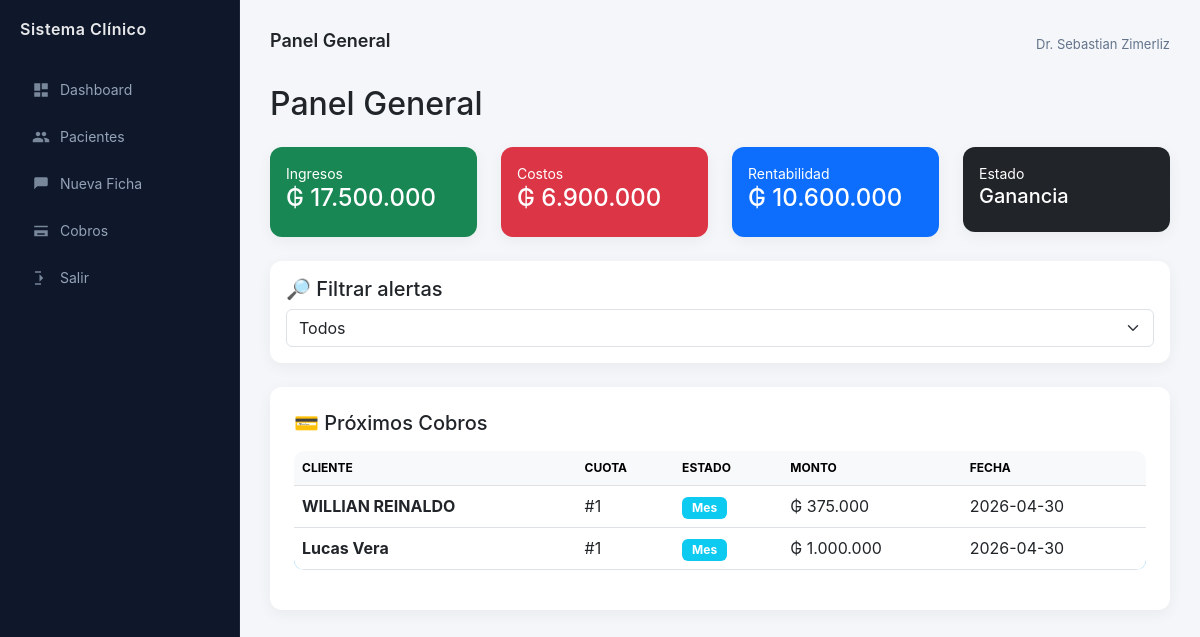
/ (signed in), run on the app's committed database.
### models.py (models this page shows)
class Cliente(db.Model):
    id = db.Column(db.Integer, primary_key=True)
    nombre = db.Column(db.String(100))
    ci = db.Column(db.String(20), unique=True)
    telefono = db.Column(db.String(20))

class Cuota(db.Model):
    id = db.Column(db.Integer, primary_key=True)
    pago_id = db.Column(db.Integer)
    numero = db.Column(db.Integer)
    monto = db.Column(db.Float)
    fecha_vencimiento = db.Column(db.Date)
    estado = db.Column(db.String(20), default="PENDIENTE")

### routes/dashboard.py (the view)
@app.route("/")
@login_required
def dashboard():
    fichas = Ficha.query.all()
    cuotas = Cuota.query.all()
    ingresos = sum((f.total or 0) for f in fichas)
    costos = sum((f.costo_total or 0) for f in fichas)
    rentabilidad = ingresos - costos
    hoy = date.today()
    alertas = []
    for c in cuotas:
        if c.estado == "PAGADO":
            continue
        if not c.fecha_vencimiento:
            continue
        dias = (c.fecha_vencimiento - hoy).days
        if dias < 0:
            estado = "VENCIDO"
        elif dias == 0:
            estado = "HOY"
        elif dias <= 7:
            estado = "SEMANA"
        elif dias <= 30:
            estado = "MES"
        else:
            continue
        pago = Pago.query.get(c.pago_id)
        ficha = Ficha.query.get(pago.ficha_id) if pago else None
        cliente = Cliente.query.get(ficha.cliente_id) if ficha else None
        alertas.append({
            "cliente": cliente.nombre if cliente else "Sin cliente",
            "cuota": c.numero,
            "estado": estado,
            "monto": gs(c.monto),
            "fecha": c.fecha_vencimiento
        })
    alertas.sort(key=lambda x: x["fecha"])
    return render_template(
        "dashboard.html",
        ingresos=gs(ingresos),
        costos=gs(costos),
        rentabilidad=gs(rentabilidad),
        alertas=alertas
    )

### app.py (called while the page is built)
@login_manager.user_loader
def load_user(user_id):
    return Usuario.query.get(int(user_id))

### routes/dashboard.py (called while the page is built)
def gs(valor):
    return "₲ {:,.0f}".format(valor).replace(",", ".")

### templates/dashboard.html (shortened to what this page needs)
{% extends "base.html" %}
{% block content %}
<h2 class="mb-4"> Panel General</h2>
<div class="row mb-4">
    <div class="col-md-3">
        <div class="card p-3 bg-success text-white">
            <small>Ingresos</small>
            <h4>{{ ingresos }}</h4>
        </div>
    </div>
    <div class="col-md-3">
        <div class="card p-3 bg-danger text-white">
            <small>Costos</small>
            <h4>{{ costos }}</h4>
        </div>
    </div>
    <div class="col-md-3">
        <div class="card p-3 bg-primary text-white">
            <small>Rentabilidad</small>
            <h4>{{ rentabilidad }}</h4>
        </div>
    </div>
    <div class="col-md-3">
        <div class="card p-3 bg-dark text-white">
            <small>Estado</small>
            <h5>
                {% if "₲" in rentabilidad and rentabilidad != "₲ 0" %}
                Ganancia
                {% else %}
                Pérdida
                {% endif %}
            </h5>
        </div>
    </div>
</div>
<div class="card p-3 mb-4">
    <h5>🔎 Filtrar alertas</h5>
    <select id="filtro" class="form-select" onchange="filtrarAlertas()">
        <option value="ALL">Todos</option>
    </select>
</div>
<div class="card p-4">
<h5 class="mb-3">💳 Próximos Cobros</h5>
{% if alertas|length == 0 %}
<p class="text-center text-muted">No hay alertas</p>
{% else %}
<div class="table-responsive">
<table class="table table-hover align-middle" id="tabla-alertas">
<thead class="table-light">
<tr>
<th>Cliente</th>
<th>Cuota</th>
<th>Estado</th>
<th>Monto</th>
<th>Fecha</th>
</tr>
</thead>
<tbody>
{% for a in alertas %}
<tr data-estado="{{ a.estado }}"
class="
{% if a.estado == 'VENCIDO' %}estado-vencido
{% elif a.estado == 'HOY' %}estado-hoy
{% elif a.estado == 'SEMANA' %}estado-semana
{% else %}estado-mes{% endif %}
">
<td><strong>{{ a.cliente }}</strong></td>
<td>#{{ a.cuota }}</td>
<td>
{% if a.estado == "VENCIDO" %}
<span class="badge estado-vencido">Vencido</span>
{% elif a.estado == "HOY" %}
<span class="badge estado-hoy">Hoy</span>
{% elif a.estado == "SEMANA" %}
<span class="badge bg-warning text-dark estado-semana">Semana</span>
{% else %}
<span class="badge bg-info estado-mes">Mes</span>
{% endif %}
</td>
<td>{{ a.monto }}</td>
<td>{{ a.fecha }}</td>
</tr>
{% endfor %}
</tbody>
</table>
</div>
{% endif %}
</div>
{% endblock %}

### templates/base.html (style rules this page uses)
body { margin: 0; font-family: 'Inter', 'Segoe UI', sans-serif; background: #f4f6f9; }
.card { border: none; border-radius: 12px; background: white; box-shadow: 0px 4px 15px rgba(0,0,0,0.05); transition: 0.15s; }
.table { border-radius: 10px; overflow: hidden; }
.table thead { font-size: 12px; text-transform: uppercase; color: #64748b; }
.badge { padding: 5px 10px; border-radius: 6px; font-size: 12px; }
.estado-mes { background: #0ea5e9; color: white; }

### templates/dashboard.html (style rules this page uses)
.estado-mes { animation: soft-blue 2.5s infinite; }

### data on the page
Cliente: cliente "WILLIAN REINALDO", cuota "1", monto "₲ 375.000", fecha "2026-04-30"
Cliente: cliente "Lucas Vera", cuota "1", monto "₲ 1.000.000", fecha "2026-04-30"

### other printed values
{{ ingresos }} "₲ 17.500.000"
{{ costos }} "₲ 6.900.000"
{{ rentabilidad }} "₲ 10.600.000"
